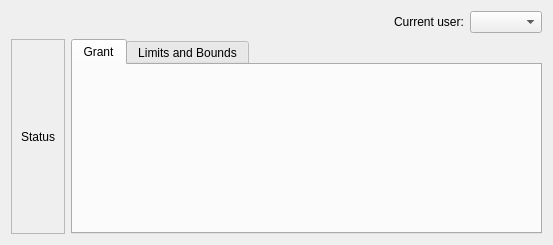
<?xml version="1.0" encoding="UTF-8"?>
<ui version="4.0">
 <class>Form</class>
 <widget class="QWidget" name="Form">
  <property name="geometry">
   <rect>
    <x>0</x>
    <y>0</y>
    <width>553</width>
    <height>245</height>
   </rect>
  </property>
  <property name="windowTitle">
   <string>Form</string>
  </property>
  <layout class="QGridLayout" name="gridLayout">
   <item row="0" column="0" colspan="2">
    <layout class="QHBoxLayout" name="horizontalLayout_1">
     <item>
      <spacer name="horizontalSpacer">
       <property name="orientation">
        <enum>Qt::Horizontal</enum>
       </property>
       <property name="sizeHint" stdset="0">
        <size>
         <width>40</width>
         <height>20</height>
        </size>
       </property>
      </spacer>
     </item>
     <item>
      <widget class="QLabel" name="lbActiveUser">
       <property name="text">
        <string>Current user:</string>
       </property>
      </widget>
     </item>
     <item>
      <widget class="QComboBox" name="cbActiveUser"/>
     </item>
    </layout>
   </item>
   <item row="1" column="0">
    <widget class="QFrame" name="frStatus">
     <property name="sizePolicy">
      <sizepolicy hsizetype="Preferred" vsizetype="Preferred">
       <horstretch>0</horstretch>
       <verstretch>0</verstretch>
      </sizepolicy>
     </property>
     <property name="minimumSize">
      <size>
       <width>0</width>
       <height>0</height>
      </size>
     </property>
     <property name="frameShape">
      <enum>QFrame::StyledPanel</enum>
     </property>
     <property name="frameShadow">
      <enum>QFrame::Raised</enum>
     </property>
     <layout class="QVBoxLayout" name="lyStatus">
      <item>
       <widget class="QLabel" name="lbStatus">
        <property name="sizePolicy">
         <sizepolicy hsizetype="Minimum" vsizetype="Preferred">
          <horstretch>0</horstretch>
          <verstretch>0</verstretch>
         </sizepolicy>
        </property>
        <property name="text">
         <string>Status</string>
        </property>
        <property name="alignment">
         <set>Qt::AlignCenter</set>
        </property>
       </widget>
      </item>
     </layout>
    </widget>
   </item>
   <item row="1" column="1">
    <widget class="KTabWidget" name="tab">
     <property name="currentIndex">
      <number>0</number>
     </property>
     <widget class="QWidget" name="tbGrant">
      <attribute name="title">
       <string>Grant</string>
      </attribute>
     </widget>
     <widget class="QWidget" name="tbLimitBound">
      <attribute name="title">
       <string>Limits and Bounds</string>
      </attribute>
     </widget>
    </widget>
   </item>
  </layout>
 </widget>
 <customwidgets>
  <customwidget>
   <class>KTabWidget</class>
   <extends>QTabWidget</extends>
   <header>ktabwidget.h</header>
   <container>1</container>
  </customwidget>
 </customwidgets>
 <resources/>
 <connections/>
</ui>
